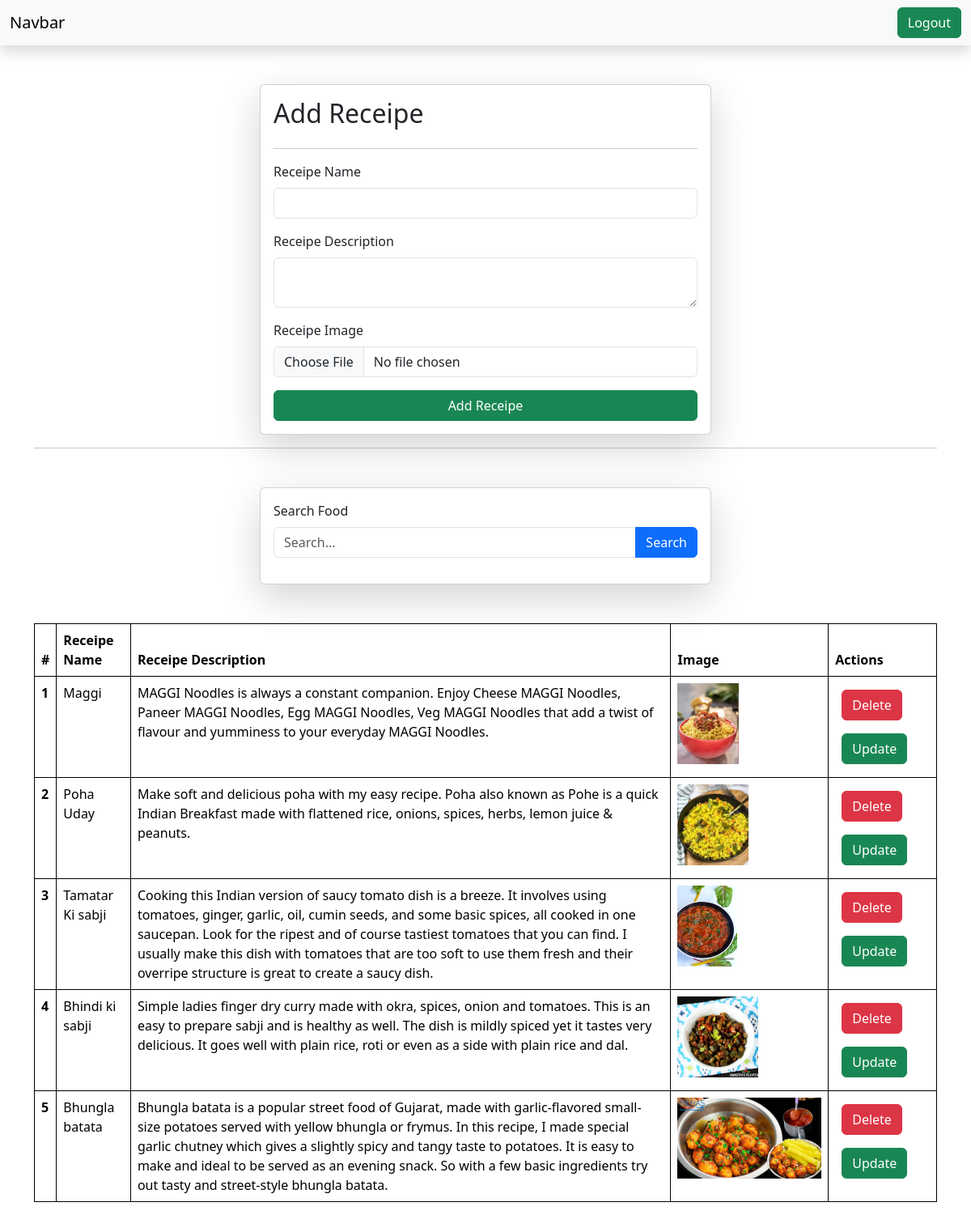
/receipes/ (signed in), run on the app's committed database.
### vege/models.py (models this page shows, shortened)
class Receipe(models.Model):
    user = models.ForeignKey(User, on_delete=models.SET_NULL, null=True, blank=True)
    receipe_name = models.CharField(max_length=100)
    receipe_description = models.TextField()
    receipe_image = models.ImageField(upload_to="images/")
    receipe_view_count  = models.IntegerField(default=1)

### vege/views.py (the view, shortened to what this page needs)
# urls.py: path('receipes/', receipes, name="receipes"),
@login_required(login_url="/login/")
def receipes(request):
    queryset = Receipe.objects.all()
    if request.GET.get('search'):
        queryset = queryset.filter(receipe_name__icontains = request.GET.get('search'))
    context = {'receipes': queryset}
    return render(request, 'receipes.html', context)

### vege/templates/receipes.html (shortened to what this page needs)
{% extends "base.html" %}
{% block start %}
<div class="container mt-5">
    <form class="col-6 mx-auto card p-3 shadow-lg" method="post" enctype="multipart/form-data">
        <h2>Add Receipe</h2>
        <hr>
        <div class="mb-3">
            <label for="exampleInputEmail1" class="form-label">Receipe Name</label>
            <input name="receipe_name" required type="text" class="form-control">
        </div>
        <div class="mb-3">
            <label for="exampleInputPassword1" class="form-label">Receipe Description</label>
            <textarea name="receipe_description" class="form-control" required></textarea>
        </div>
        <div class="mb-3">
            <label for="exampleInputPassword1" class="form-label">Receipe Image</label>
            <input name="receipe_image" type="file" class="form-control">
        </div>
        <button type="submit" class="btn btn-success">Add Receipe</button>
    </form>
    <hr>
    <div class="mt-5">
        <div class="col-6 mx-auto card p-3 shadow-lg">
            <form method="get">
                <label for="search" class="form-label">Search Food</label>
                <div class="input-group mb-3">
                    <input name="search" type="text" class="form-control" placeholder="Search...">
                    <button class="btn btn-primary" type="submit">Search</button>
                </div>
            </form>
        </div>
    </div>
    <table class="table mt-5">
        <thead>
            <tr>
                <th scope="col">#</th>
                <th scope="col">Receipe Name</th>
                <th scope="col">Receipe Description</th>
                <th scope="col">Image</th>
                <th scope="col">Actions</th>
            </tr>
        </thead>
        <tbody>
            {% for receipe in receipes %}
            <tr>
                <th scope="row">{{forloop.counter}}</th>
                <td>{{receipe.receipe_name}}</td>
                <td>{{receipe.receipe_description}}</td>
                <td>
                    <img src="/media/{{receipe.receipe_image}}" style="height : 100px">
                </td>
                <td>
                    <a href="{% url 'delete_receipe' receipe.id %}" class="btn btn-danger m-2">Delete</a>
                    <a href="{% url 'update_receipe' receipe.id %}" class="btn btn-success m-2">Update</a>
                </td>
            </tr>
            {% endfor %}
        </tbody>
    </table>
</div>
{% endblock %}

### home/templates/base.html (style rules this page uses)
table, th, td { border: 1px solid black; }

### data on the page
Receipe: receipe_name "Maggi", receipe_description "MAGGI Noodles is always a constant companion. Enjoy Cheese MAGGI Noodles, Paneer MAGGI Noodles, Egg MAGGI Noodles, Veg MAGGI Noodles that add a twist of flavour and yumminess to your everyday MAGGI Noodles.", receipe_image (picture)
Receipe: receipe_name "Poha Uday", receipe_description "Make soft and delicious poha with my easy recipe. Poha also known as Pohe is a quick Indian Breakfast made with flattened rice, onions, spices, herbs, lemon juice & peanuts.", receipe_image (picture)
Receipe: receipe_name "Tamatar Ki sabji", receipe_description "Cooking this Indian version of saucy tomato dish is a breeze. It involves using tomatoes, ginger, garlic, oil, cumin seeds, and some basic spices, all cooked in one saucepan. Look for the ripest and of course tastiest tomatoes that you can find. I usually make this dish with tomatoes that are too soft to use them fresh and their overripe structure is great to create a saucy dish.", receipe_image (picture)
Receipe: receipe_name "Bhindi ki sabji", receipe_description "Simple ladies finger dry curry made with okra, spices, onion and tomatoes. This is an easy to prepare sabji and is healthy as well. The dish is mildly spiced yet it tastes very delicious. It goes well with plain rice, roti or even as a side with plain rice and dal.", receipe_image (picture)
Receipe: receipe_name "Bhungla batata", receipe_description "Bhungla batata is a popular street food of Gujarat, made with garlic-flavored small-size potatoes served with yellow bhungla or frymus. In this recipe, I made special garlic chutney which gives a slightly spicy and tangy taste to potatoes. It is easy to make and ideal to be served as an evening snack. So with a few basic ingredients try out tasty and street-style bhungla batata.", receipe_image (picture)
